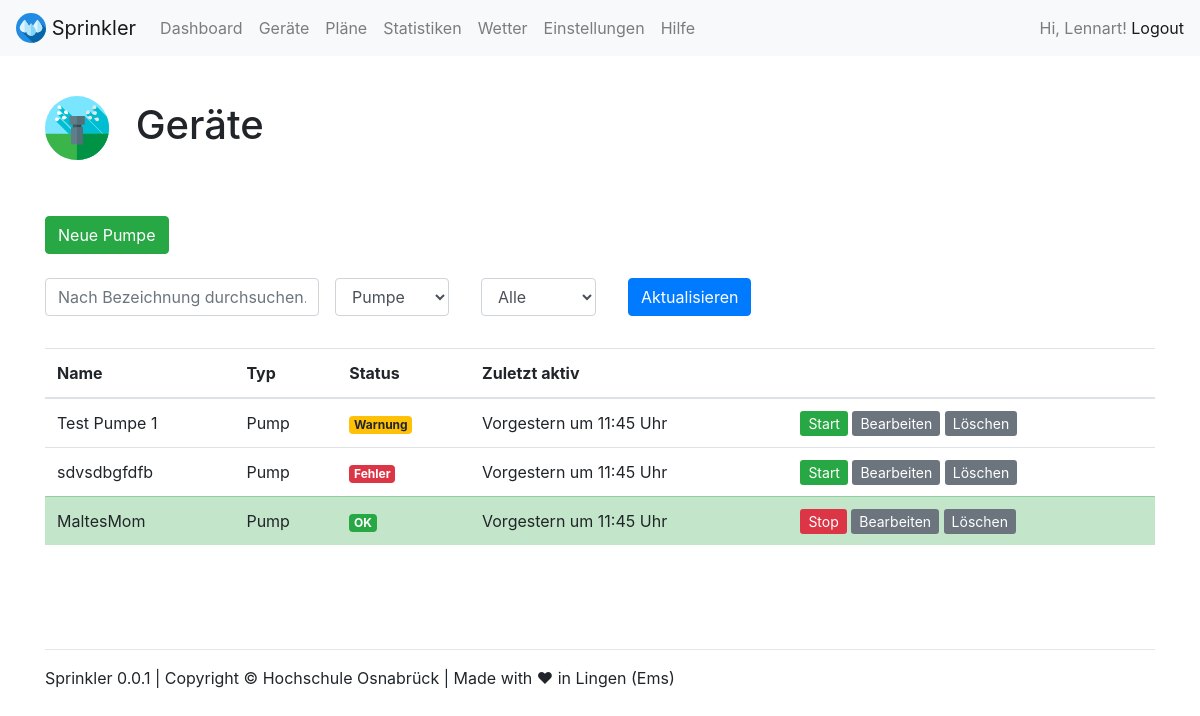
The app's page /devices/?device=Pumpe (signed in) with its own data.
### webapp/models.py (models this page shows, shortened)
class Pump(models.Model):
    name = models.CharField(max_length=200)
    status = models.CharField(
        max_length=10,
        choices=STATUS_CHOICES,
        default='OK',
    )
    curr_active = models.BooleanField(default=False)
    device_type = 'Pump'

### webapp/views.py (the view)
# urls.py: path('devices/', views.devices, name='devices'),
@login_required(login_url='/admin/login/')
def devices(request):
    args = {}
    args['filter_name'] = request.GET.get('name', '')
    args['filter_device'] = request.GET.get('device', '')
    args['filter_status'] = request.GET.get('status', '')
    check = 0
    if args['filter_device'] == 'Pumpe':
        devices = Pump.objects
        args['edit_key'] = 2
        args['type_name'] = 'pump'
    elif args['filter_device'] == 'Sensor':
        devices = Sensor.objects
        args['edit_key'] = 1
        args['type_name'] = 'sensor'
    elif args['filter_device'] == 'Sprinkler':
        devices = Sprinkler.objects
        args['edit_key'] = 0
        args['type_name'] = 'sprinkler'
    elif args['filter_device'] == '':
        devices = Sprinkler.objects
        args['edit_key'] = 0
        args['filter_device'] = 'Sprinkler'
        args['type_name'] = 'sprinkler'
    if args['filter_name'] != '':
        devices = devices.filter(name__contains=args['filter_name'])
        check = 1
    if args['filter_status'] == 'OK' or args['filter_status'] == 'Warnung' or args['filter_status'] == 'Fehler':
        devices = devices.filter(status__contains=args['filter_status'])
        check = 1
    if(check == 0):
        devices = devices.all()
    args['devices'] = devices
    return TemplateResponse(request, "devices.html", args)

### webapp/templates/devices.html (shortened to what this page needs)
{% load static %}
{% include "views/top.html" %}
<br>
<h1><img src="{% static 'webapp/img/icons/sprinkler.svg' %}" width="64" class="mr-3"> Geräte</h1>
<br><br>
  {% if filter_device == 'Pumpe' %}<a target="_blank" class="btn btn-success" href="{% url 'device_create' 2 %}" role="button">Neue Pumpe</a>{% endif %}
<br>
<br>
<form class="form-inline" method="GET" action="{% url 'devices' %}">
  <div class="form-group mb-2">
    <input value="{{ filter_name }}" name="name" type="text" class="form-control" placeholder="Nach Bezeichnung durchsuchen...">
  </div>
  <div class="form-group mx-sm-3 mb-2">
    <select name="device" id="inputState" class="form-control">
        <option {% if filter_device == 'Pumpe' %} selected {% endif %}>Pumpe</option>
    </select>
  </div>
  <div class="form-group mx-sm-3 mb-2">
    <select name="status" id="inputState" class="form-control">
        <option {% if filter_status == 'Alle' %} selected {% endif %}>Alle</option>
    </select>
  </div>
  <div class="form-group mx-sm-3 mb-2">
    <button type="submit" class="btn btn-primary">Aktualisieren</button>
  </div>
</form>
<br>
{% if devices %}
<table class="table table-hover">
  <thead>
    <tr>
      <th scope="col">Name</th>
      <th scope="col">Typ</th>
      <th scope="col">Status</th>
      <th scope="col">Zuletzt aktiv</th>
      <th scope="col"></th>
    </tr>
  </thead>
  <tbody>
    {% for device in devices %}
    <tr {% if device.curr_active == True %} class="table-success" {% endif %}>
      <td scope="row">{{ device.name }}</td>
      <td>{{ device.device_type }}</td>
      <td>
        {% if device.status == 'OK' %}
        <span class="badge badge-success">OK</span>
        {% endif %}
        {% if device.status == 'Warnung' %}
        <span class="badge badge-warning">Warnung</span>
        {% endif %}
        {% if device.status == 'Fehler' %}
        <span class="badge badge-danger">Fehler</span>
        {% endif %}
      </td>
      <td>Vorgestern um 11:45 Uhr</td>
      <td>
        {% if device.curr_active == False %}
        <a class="btn-sm btn-success" href="{% url 'device_start' edit_key device.id %}" role="button">Start</a>
        {% else %}
        <a class="btn-sm btn-danger" href="{% url 'device_stop' edit_key device.id %}" role="button">Stop</a>
        {% endif %}
        <a class="btn-sm btn-secondary" href="{% url 'device_edit' edit_key device.id %}" role="button">Bearbeiten</a>
        <a onclick="return confirm('Soll das Gerät {{ device.name }} gelöscht werden?')" class="btn-sm btn-secondary" href="{% url 'device_delete' edit_key device.id %}" role="button">Löschen</a>
      </td>
    </tr>
    {% endfor %}
  </tbody>
</table>
{% endif %}
{% include "views/footer.html" %}
{% include "views/bottom.html" %}

### webapp/templates/views/top.html (shortened to what this page needs)
{% load static %}
<!doctype html>
<html lang="de">
  <head>
    <link rel="stylesheet" href="https://stackpath.bootstrapcdn.com/bootstrap/4.5.2/css/bootstrap.min.css">
    <link rel="stylesheet" type="text/css" href="{% static 'webapp/css/style.css' %}">
  </head>
  <body>
    <nav class="navbar navbar-expand-lg navbar-light bg-light">
      <a class="navbar-brand" href="{% url 'index' %}">
        <img src="{% static 'webapp/img/icons/drops.svg' %}" width="30" height="30" class="d-inline-block align-top" alt="" loading="lazy">
        Sprinkler
      </a>
      <div class="collapse navbar-collapse" id="navbarNavAltMarkup">
        <div class="navbar-nav">
          {% if user.is_authenticated %}
          <a class="nav-link" href="{% url 'dashboard' %}">Dashboard</a>
          <a class="nav-link" href="{% url 'devices' %}">Geräte</a>
          <a class="nav-link" href="{% url 'plans' %}">Pläne</a>
          <a class="nav-link" href="{% url 'statistics' %}">Statistiken</a>
          <a class="nav-link" href="{% url 'weather' %}">Wetter</a>
          <a class="nav-link" href="{% url 'settings' %}">Einstellungen</a>
          {% endif %}
          <a class="nav-link" href="{% url 'help' %}">Hilfe</a>
        </div>
      </div>
      <span class="navbar-text">
      {% if user.is_authenticated %}
      Hi, {{ user.username }}!  <a href="/admin/logout/?next=/">Logout</a>
      {% else %}
      <a href="/admin/login/?next=/dashboard/">Login</a>
      {% endif %}
      </span>
    </nav>
    <div class="container mt-3">

### records on screen
Pump: name "Test Pumpe 1", device_type "Pump", status "Warnung", curr_active "Start"
Pump: name "sdvsdbgfdfb", device_type "Pump", status "Fehler", curr_active "Start"
Pump: name "MaltesMom", device_type "Pump", status "OK", curr_active "Stop"

### other values on screen
{{ user.username }} "Lennart"
